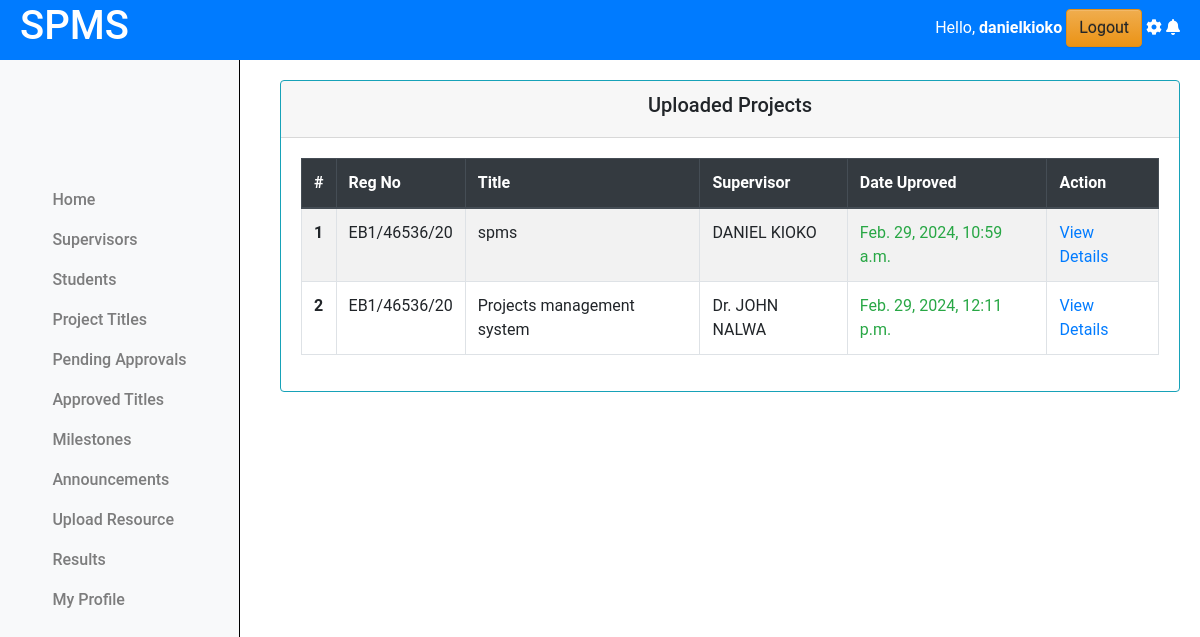
Before: /projects/approved/ (signed in) with the older database file.
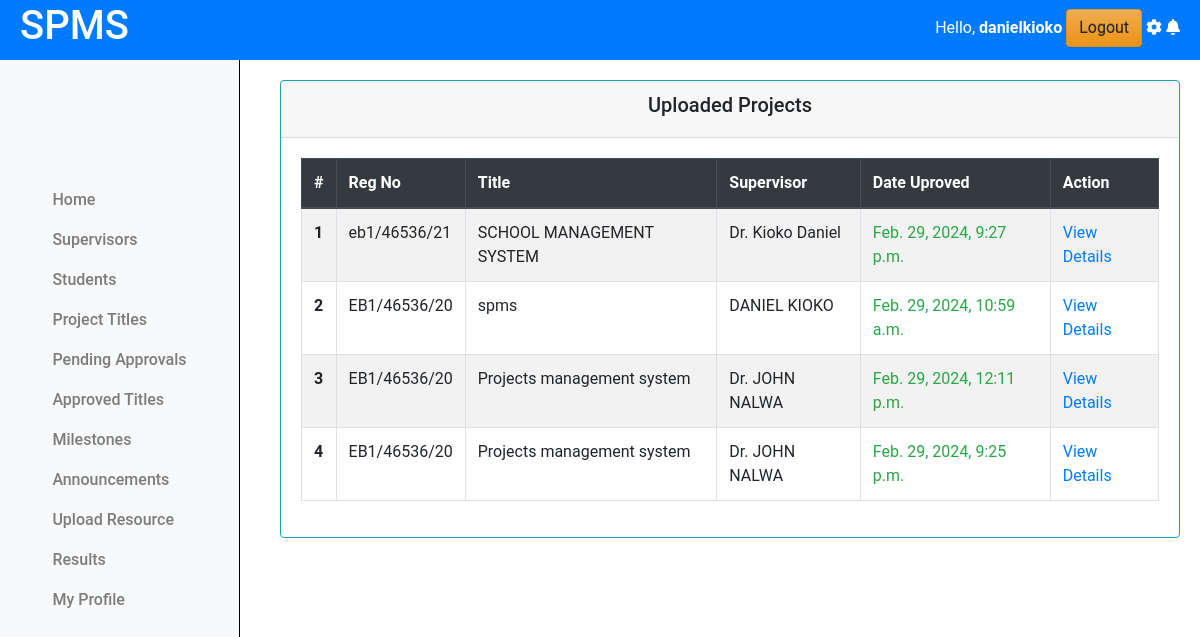
After: the same page with the newer database file.
### projectsApp/models.py (models this page shows, shortened)
class Projects(models.Model):
    student = models.ForeignKey(Student, on_delete=models.CASCADE)
    title = models.CharField(max_length=255)
    description = models.TextField()
    objectives = models.TextField()
    lecturer = models.ForeignKey(Lecturer, on_delete=models.SET_NULL, null=True, blank=True)
    status = models.CharField(max_length=50, choices=[
        ('pending', 'Pending'),
        ('approved', 'Approved'),
        ('rejected', 'Rejected')
    ], default='pending')
    created_at = models.DateTimeField(auto_now_add=True)
    updated_at = models.DateTimeField(auto_now=True)

class Student(models.Model):
    regno = models.CharField(max_length=255, unique=True)
    email = models.EmailField(max_length=255, unique=True)
    name = models.CharField(max_length=255)
    phone_number = models.IntegerField(null=True, blank=True)
    intake_year = models.PositiveSmallIntegerField(default=2024)
    password = models.CharField(max_length=128, null=False, blank=False)
    user_id = models.AutoField(primary_key=True)
    last_login = models.DateTimeField(blank=True, null=True)
    USERNAME_FIELD = 'email'
    REQUIRED_FIELDS = ['regno', 'name', 'phone_number']
    class Meta:
        db_table = "students"

class Lecturer(models.Model):
    email = models.EmailField(max_length=255, unique=True, blank=False)
    name = models.CharField(max_length=255)
    phone = models.IntegerField(null=True, blank=True)
    password = models.CharField(max_length=128, null=False, blank=False)
    user_id = models.AutoField(primary_key=True)
    last_login = models.DateTimeField(blank=True, null=True)
    USERNAME_FIELD = 'email'
    REQUIRED_FIELDS = ['name', 'phone']
    class Meta:
        db_table = "Lecturers"

### projectsApp/AccessControl.py (the view)
    @login_required
    def wrapper(request, *args, **kwargs):
        if not isinstance(request.user, Coordinator):
            return redirect('cordinator_login')
        return function(request, *args, **kwargs)

### projectsApp/AccessControl.py (called while the page is built)
def coordinator_required(function):
    @login_required
    def wrapper(request, *args, **kwargs):
        if not isinstance(request.user, Coordinator):
            return redirect('cordinator_login')
        return function(request, *args, **kwargs)
    return wrapper

### projectsApp/views.py (called while the page is built)
@coordinator_required
def approved_titles(request):
    projects = Projects.objects.filter(status="Approved").order_by('-created_at')
    for i,project in enumerate(projects):
        project.index = i+1
        student = project.student
        project.reg_number = student.regno
    context = {
        'projects':projects,
        }
    return render(request, 'cordinator/approved_titles.html', context)

### projectsApp/templates/cordinator/approved_titles.html
{% extends 'base.html' %}
{% load static %}
{% block content %}
{% include 'column1_cord.html' %}
<div class="content">
    <div class="container-fluid">
        <div class="row">
            <div class="card border-info">
                <div class="card-header text-center">
                    <h5>Uploaded Projects</h5>
                </div>
                <div class="card-body">
                    <table class="table table-bordered table-hover  table-striped border-info">
                        <thead class="thead-dark">
                            <tr>
                                <th scope="col">#</th>
                                <th scope="col">Reg No</th>
                                <th scope="col">Title</th>
                                <th scope="col">Supervisor</th>
                                <th scope="col">Date Uproved</th>
                                <th scope="col">Action</th>
                            </tr>
                        </thead>
                        <tbody>
                            {% if projects.exists %}
                                {% for project in projects %}
                                    <tr>
                                        <th scope="row">{{project.index}}</th>
                                        <td>{{project.reg_number}}</td>
                                        <td>{{project.title}}</td>
                                        <td>{{project.lecturer.name}}</td>
                                        <td class="text-success">{{project.updated_at}}</td>
                                        <td><a href="{% url "view_project_details" project.id %}"> View Details </a></td>
                                    </tr>
                                {% endfor %}
                            {% else %}
                                <tr>
                                    <td colspan="6" class="text-center text-danger">No approved projects found.</td>
                                </tr>
                            {% endif %}
                        </tbody>
                    </table>
                </div>
            </div>
        </div>
    </div>
</div>
<link rel="stylesheet" href="{% static 'css/mystudents.css' %}">
{% endblock %}

Changed rows visible on the page:
added Projects: index "1", reg_number "eb1/46536/21", title "SCHOOL MANAGEMENT SYSTEM", lecturer.name "Dr. Kioko Daniel", updated_at "Feb. 29, 2024, 9:27 p.m."
computed for Projects "spms": index "1" → "2"
computed for Projects "Feb. 29, 2024, 12:11 p.m.": index "2" → "3"
now on this page (row edited): Projects: index "4", reg_number "EB1/46536/20", title "Projects management system", lecturer.name "Dr. JOHN NALWA", updated_at "Feb. 29, 2024, 9:25 p.m."
